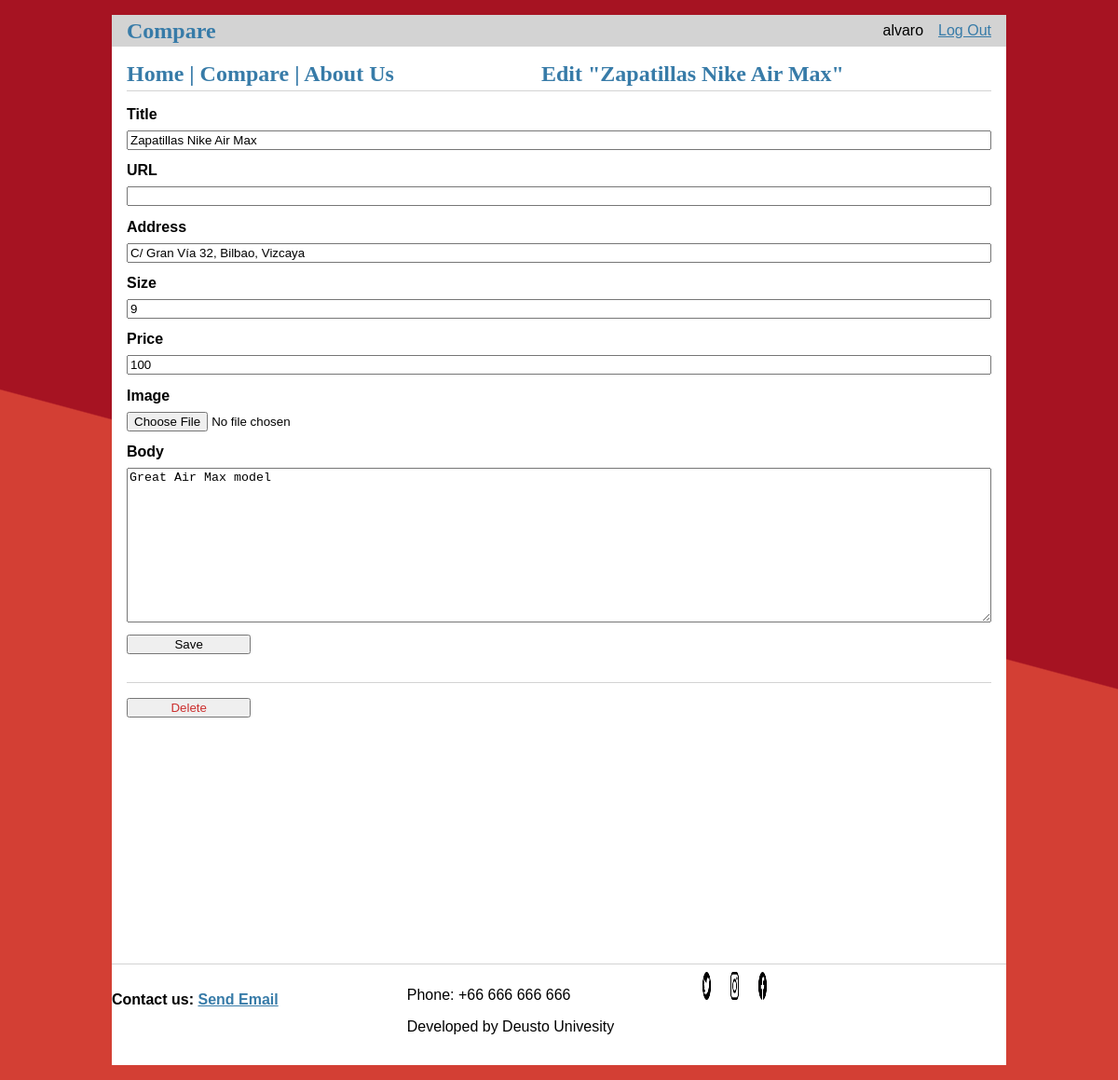
Page /3/update (signed in) on the committed database.
### tables this page shows
CREATE TABLE user (
  id INTEGER PRIMARY KEY AUTOINCREMENT,
  email TEXT UNIQUE NOT NULL,
  username TEXT UNIQUE NOT NULL,
  password TEXT NOT NULL
);

CREATE TABLE post (
  id INTEGER PRIMARY KEY AUTOINCREMENT,
  author_id INTEGER NOT NULL,
  created TIMESTAMP NOT NULL DEFAULT CURRENT_TIMESTAMP,
  title TEXT NOT NULL,
  body TEXT NOT NULL,
  address TEXT NOT NULL,
  size TEXT NOT NULL,
  price TEXT NOT NULL,
  url TEXT NOT NULL,
  image TEXT NOT NULL,
  FOREIGN KEY (author_id) REFERENCES user (id)
);

### flaskr/blog.py (the view, shortened to what this page needs)
@bp.route('/<int:id>/update', methods=('GET', 'POST'))
@login_required
def update(id):
    post = get_post(id)
    return render_template('blog/update.html', post=post)

### flaskr/auth.py (called while the page is built)
@bp.before_app_request
def load_logged_in_user():
    user_id = session.get('user_id')
    if user_id is None:
        g.user = None
    else:
        g.user = get_db().execute(
            'SELECT * FROM user WHERE id = ?', (user_id,)
        ).fetchone()

def login_required(view):
    @functools.wraps(view)
    def wrapped_view(**kwargs):
        if g.user is None:
            return redirect(url_for('auth.login'))
        return view(**kwargs)
    return wrapped_view

### flaskr/blog.py (called while the page is built)
def get_post(id, check_author=True):
    post = get_db().execute(
        'SELECT p.id, title, body, created, author_id, username, address, size, price, url, image'
        ' FROM post p JOIN user u ON p.author_id = u.id'
        ' WHERE p.id = ?',
        (id,)
    ).fetchone()
    if post is None:
        abort(404, "Post id {0} doesn't exist.".format(id))
    if check_author and post['author_id'] != g.user['id']:
        abort(403)
    return post

### flaskr/db.py (called while the page is built)
def get_db():
    if 'db' not in g:
        g.db = sqlite3.connect(
            current_app.config['DATABASE'],
            detect_types=sqlite3.PARSE_DECLTYPES
        )
        g.db.row_factory = sqlite3.Row
    return g.db

### flaskr/templates/blog/update.html
{% extends 'base.html' %}
{% block header %}
  <h1>{% block title %}Edit "{{ post['title'] }}"{% endblock %}</h1>
{% endblock %}
{% block content %}
  <form method="post">
    <label for="title">Title</label>
    <input name="title" id="title"
      value="{{ request.form['title'] or post['title'] }}" required>
    <label for="url">URL</label>
    <input name="url" id="url" value="{{ request.form['url'] }}" required>
    <label for="address">Address</label>
    <input name="address" id="address" value="{{ request.form['address'] or post['address'] }}" required>
    <label for="size">Size</label>
    <input name="size" id="size" value="{{ request.form['size'] or post['size'] }}" require>
    <label for="price">Price</label>
    <input name="price" id="price" value="{{ request.form['price']  or  post['price'] }}" required>
    <label class="custom-file-label" for="image">Image</label>
    <input type="file" class="custom-file-input" name="image" id="image" value="{{ request.form['image'] or post['image'] }}" require>
    <label for="body">Body</label>
    <textarea name="body" id="body">{{ request.form['body'] or post['body'] }}</textarea>
    <input type="submit" value="Save">
  </form>
  <hr>
  <form action="{{ url_for('blog.delete', id=post['id']) }}" method="post">
    <input class="danger" type="submit" value="Delete" onclick="return confirm('Are you sure?');">
  </form>
{% endblock %}

### flaskr/templates/base.html (shortened to what this page needs)
<!doctype html>
<link rel="stylesheet" href="{{ url_for('static', filename='/css/style.css') }}">
<nav>
  <h1>
    <a href="{{ url_for('blog.home') }}">Compare</a>
  </h1>
  <ul>
    {% if g.user %}
      <li><span>{{ g.user['username'] }}</span>
      <li><a href="{{ url_for('auth.logout') }}">Log Out</a>
    {% else %}
      <li><a href="{{ url_for('auth.register') }}">Register</a>
      <li><a href="{{ url_for('auth.login') }}">Log In</a>
    {% endif %}
  </ul>
</nav>
<section class="content">
  <header>
       <h1>
        <a href="{{ url_for('blog.home') }}">Home | </a>
        <a href="{{ url_for('blog.index') }}">Compare | </a>
        <a href="{{ url_for('blog.about') }}">About Us</a>
      </h1>
      {% block header %}
      {% endblock %}
  </header>
  {% block content %}{% endblock %}
</section>
<hr/>
<footer>
  <div class="main-content" id="container-footer">
    <div class="left-box" id="left-box">
      <h4>Contact us:  <a href="mailto: alvaro.gonzalez96@opendeusto.es">Send Email </a></h4>
    </div>
    <div class="center-box" id="center-box">
      <p>Phone: +66 666 666 666</p>
       <span class="text">Developed by Deusto Univesity </span>
    </div>
    <div class="right-box" id="right-box">
      <div>
        <a href="https://www.twitter.com">
        <img border="0" src="{{ url_for('static', filename="/images/twitter.png")}}" id="footer-logo" >
        </a>
      </div>
     <div>
        <a href="https://www.instagram.com">
          <img border="0" src="{{ url_for('static', filename="/images/instagram.png")}}" id="footer-logo" >
        </a>
     </div>
      <div>
        <a href="https://www.facebook.com">
        <img border="0" src="{{ url_for('static', filename="/images/facebook.png")}}" id="footer-logo" >
        </a>
      </div>
    </div>
  </div>
</footer>

### flaskr/static/css/style.css (style rules this page uses)
@media screen and (min-width: 480px) and (max-width: 1800px) { h1 { font-family: serif; color: #377ba8; margin: 1rem 0; } }
@media screen and (min-width: 480px) and (max-width: 1800px) { a { color: #377ba8; } }
@media screen and (min-width: 480px) and (max-width: 1800px) { hr { border: none; border-top: 1px solid lightgray; } }
@media screen and (min-width: 480px) and (max-width: 1800px) { nav { background: lightgray; display: flex; align-items: center; padding: 0 0.5rem; } }
@media screen and (min-width: 480px) and (max-width: 1800px) { nav h1 { flex: auto; margin: 0; } }
@media screen and (min-width: 480px) and (max-width: 1800px) { nav h1 a { text-decoration: none; padding: 0.25rem 0.5rem; } }
@media screen and (min-width: 480px) and (max-width: 1800px) { nav ul { display: flex; list-style: none; margin: 0; padding: 0; } }
@media screen and (min-width: 480px) and (max-width: 1800px) { nav ul li a, nav ul li span, header .action { display: block; padding: 0.5rem; } }
@media screen and (min-width: 480px) and (max-width: 1800px) { section header h1 a { text-decoration: none; margin: auto; text-align: center; } }
@media screen and (min-width: 480px) and (max-width: 1800px) { section { min-height: 960px; height: 100%; } }
@media screen and (min-width: 480px) and (max-width: 1800px) { footer { background-color: #FFF; height: 100px; max-width: 960px; position: relative; display: flex; } }
@media screen and (min-width: 480px) and (max-width: 1800px) { #container-footer { height: 100%; width: 100%; display: flex; } }
@media screen and (min-width: 480px) and (max-width: 1800px) { #left-box { padding-left: 0%; text-align: left; width: 33%; } }
@media screen and (min-width: 480px) and (max-width: 1800px) { #center-box { width: 33%; text-align: left; } }
@media screen and (min-width: 480px) and (max-width: 1800px) { #right-box { width: 33%; text-align: left; display: flex; } }
@media screen and (min-width: 480px) and (max-width: 1800px) { #footer-logo { height: 30%; width: 30%; display: flex; } }
@media screen and (min-width: 480px) and (max-width: 1800px) { .content { padding: 0 1rem 1rem; } }
@media screen and (min-width: 480px) and (max-width: 1800px) { .content > header { border-bottom: 1px solid lightgray; display: flex; align-items: flex-end; } }
@media screen and (min-width: 480px) and (max-width: 1800px) { .content > header h1 { flex: auto; margin: 1rem 0 0.25rem 0; } }
@media screen and (min-width: 480px) and (max-width: 1800px) { .content form { margin: 1em 0; display: flex; flex-direction: column; } }
@media screen and (min-width: 480px) and (max-width: 1800px) { .content label { font-weight: bold; margin-bottom: 0.5em; } }
@media screen and (min-width: 480px) and (max-width: 1800px) { .content input, .content textarea { margin-bottom: 1em; } }
@media screen and (min-width: 480px) and (max-width: 1800px) { .content textarea { min-height: 12em; resize: vertical; } }
@media screen and (min-width: 480px) and (max-width: 1800px) { input.danger { color: #cc2f2e; } }
@media screen and (min-width: 480px) and (max-width: 1800px) { input[type=submit] { align-self: start; min-width: 10em; } }

### rows in the picture
user: user.username "alvaro"
post: title "Zapatillas Nike Air Max", address "C/ Gran Vía 32, Bilbao, Vizcaya", size "9", price "100", body "Great Air Max model"
